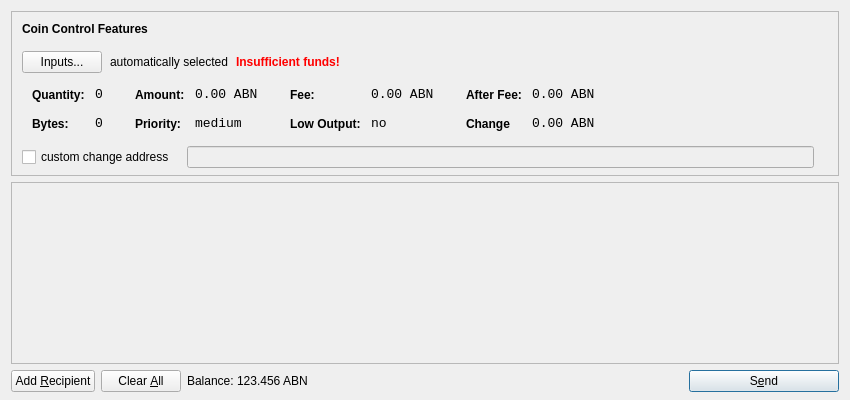
<?xml version="1.0" encoding="UTF-8"?>
<ui version="4.0">
 <class>SendCoinsDialog</class>
 <widget class="QDialog" name="SendCoinsDialog">
  <property name="geometry">
   <rect>
    <x>0</x>
    <y>0</y>
    <width>850</width>
    <height>400</height>
   </rect>
  </property>
  <property name="windowTitle">
   <string>Send Coins</string>
  </property>
  <layout class="QVBoxLayout" name="verticalLayout" stretch="0,1,0">
   <property name="bottomMargin">
    <number>8</number>
   </property>
   <item>
    <widget class="QFrame" name="frameCoinControl">
     <property name="sizePolicy">
      <sizepolicy hsizetype="Expanding" vsizetype="Expanding">
       <horstretch>0</horstretch>
       <verstretch>0</verstretch>
      </sizepolicy>
     </property>
     <property name="maximumSize">
      <size>
       <width>16777215</width>
       <height>16777215</height>
      </size>
     </property>
     <property name="frameShape">
      <enum>QFrame::StyledPanel</enum>
     </property>
     <property name="frameShadow">
      <enum>QFrame::Sunken</enum>
     </property>
     <layout class="QVBoxLayout" name="verticalLayoutCoinControl2">
      <property name="spacing">
       <number>-1</number>
      </property>
      <property name="leftMargin">
       <number>0</number>
      </property>
      <property name="topMargin">
       <number>0</number>
      </property>
      <property name="rightMargin">
       <number>0</number>
      </property>
      <property name="bottomMargin">
       <number>6</number>
      </property>
      <item>
       <layout class="QVBoxLayout" name="verticalLayoutCoinControl" stretch="0,0,0,0,1">
        <property name="spacing">
         <number>0</number>
        </property>
        <property name="leftMargin">
         <number>10</number>
        </property>
        <property name="topMargin">
         <number>10</number>
        </property>
        <item>
         <layout class="QHBoxLayout" name="horizontalLayoutCoinControl1">
          <property name="bottomMargin">
           <number>15</number>
          </property>
          <item>
           <widget class="QLabel" name="labelCoinControlFeatures">
            <property name="sizePolicy">
             <sizepolicy hsizetype="Preferred" vsizetype="Maximum">
              <horstretch>0</horstretch>
              <verstretch>0</verstretch>
             </sizepolicy>
            </property>
            <property name="font">
             <font>
              <weight>75</weight>
              <bold>true</bold>
             </font>
            </property>
            <property name="styleSheet">
             <string notr="true">font-weight:bold;</string>
            </property>
            <property name="text">
             <string>Coin Control Features</string>
            </property>
           </widget>
          </item>
         </layout>
        </item>
        <item>
         <layout class="QHBoxLayout" name="horizontalLayoutCoinControl2" stretch="0,0,0,0">
          <property name="spacing">
           <number>8</number>
          </property>
          <property name="bottomMargin">
           <number>10</number>
          </property>
          <item>
           <widget class="QPushButton" name="pushButtonCoinControl">
            <property name="styleSheet">
             <string notr="true"/>
            </property>
            <property name="text">
             <string>Inputs...</string>
            </property>
           </widget>
          </item>
          <item>
           <widget class="QLabel" name="labelCoinControlAutomaticallySelected">
            <property name="text">
             <string>automatically selected</string>
            </property>
            <property name="margin">
             <number>5</number>
            </property>
           </widget>
          </item>
          <item>
           <widget class="QLabel" name="labelCoinControlInsuffFunds">
            <property name="font">
             <font>
              <weight>75</weight>
              <bold>true</bold>
             </font>
            </property>
            <property name="styleSheet">
             <string notr="true">color:red;font-weight:bold;</string>
            </property>
            <property name="text">
             <string>Insufficient funds!</string>
            </property>
            <property name="margin">
             <number>5</number>
            </property>
           </widget>
          </item>
          <item>
           <spacer name="horizontalSpacerCoinControl">
            <property name="orientation">
             <enum>Qt::Horizontal</enum>
            </property>
            <property name="sizeHint" stdset="0">
             <size>
              <width>40</width>
              <height>1</height>
             </size>
            </property>
           </spacer>
          </item>
         </layout>
        </item>
        <item>
         <widget class="QWidget" name="widgetCoinControl" native="true">
          <property name="sizePolicy">
           <sizepolicy hsizetype="Preferred" vsizetype="Preferred">
            <horstretch>0</horstretch>
            <verstretch>0</verstretch>
           </sizepolicy>
          </property>
          <property name="minimumSize">
           <size>
            <width>0</width>
            <height>0</height>
           </size>
          </property>
          <property name="styleSheet">
           <string notr="true"/>
          </property>
          <layout class="QHBoxLayout" name="horizontalLayoutCoinControl5">
           <property name="margin">
            <number>0</number>
           </property>
           <item>
            <layout class="QHBoxLayout" name="horizontalLayoutCoinControl3" stretch="0,0,0,1">
             <property name="spacing">
              <number>20</number>
             </property>
             <property name="topMargin">
              <number>0</number>
             </property>
             <property name="bottomMargin">
              <number>10</number>
             </property>
             <item>
              <layout class="QFormLayout" name="formLayoutCoinControl1">
               <property name="horizontalSpacing">
                <number>10</number>
               </property>
               <property name="verticalSpacing">
                <number>14</number>
               </property>
               <property name="leftMargin">
                <number>10</number>
               </property>
               <property name="topMargin">
                <number>4</number>
               </property>
               <property name="rightMargin">
                <number>6</number>
               </property>
               <item row="0" column="0">
                <widget class="QLabel" name="labelCoinControlQuantityText">
                 <property name="styleSheet">
                  <string notr="true">font-weight:bold;</string>
                 </property>
                 <property name="text">
                  <string>Quantity:</string>
                 </property>
                 <property name="margin">
                  <number>0</number>
                 </property>
                </widget>
               </item>
               <item row="0" column="1">
                <widget class="QLabel" name="labelCoinControlQuantity">
                 <property name="font">
                  <font>
                   <family>Monospace</family>
                   <pointsize>10</pointsize>
                  </font>
                 </property>
                 <property name="cursor">
                  <cursorShape>IBeamCursor</cursorShape>
                 </property>
                 <property name="contextMenuPolicy">
                  <enum>Qt::ActionsContextMenu</enum>
                 </property>
                 <property name="text">
                  <string>0</string>
                 </property>
                 <property name="margin">
                  <number>0</number>
                 </property>
                 <property name="textInteractionFlags">
                  <set>Qt::LinksAccessibleByMouse|Qt::TextSelectableByKeyboard|Qt::TextSelectableByMouse</set>
                 </property>
                </widget>
               </item>
               <item row="1" column="0">
                <widget class="QLabel" name="labelCoinControlBytesText">
                 <property name="styleSheet">
                  <string notr="true">font-weight:bold;</string>
                 </property>
                 <property name="text">
                  <string>Bytes:</string>
                 </property>
                </widget>
               </item>
               <item row="1" column="1">
                <widget class="QLabel" name="labelCoinControlBytes">
                 <property name="font">
                  <font>
                   <family>Monospace</family>
                   <pointsize>10</pointsize>
                  </font>
                 </property>
                 <property name="cursor">
                  <cursorShape>IBeamCursor</cursorShape>
                 </property>
                 <property name="contextMenuPolicy">
                  <enum>Qt::ActionsContextMenu</enum>
                 </property>
                 <property name="text">
                  <string>0</string>
                 </property>
                 <property name="textInteractionFlags">
                  <set>Qt::LinksAccessibleByMouse|Qt::TextSelectableByKeyboard|Qt::TextSelectableByMouse</set>
                 </property>
                </widget>
               </item>
              </layout>
             </item>
             <item>
              <layout class="QFormLayout" name="formLayoutCoinControl2">
               <property name="horizontalSpacing">
                <number>10</number>
               </property>
               <property name="verticalSpacing">
                <number>14</number>
               </property>
               <property name="leftMargin">
                <number>6</number>
               </property>
               <property name="topMargin">
                <number>4</number>
               </property>
               <property name="rightMargin">
                <number>6</number>
               </property>
               <item row="0" column="0">
                <widget class="QLabel" name="labelCoinControlAmountText">
                 <property name="styleSheet">
                  <string notr="true">font-weight:bold;</string>
                 </property>
                 <property name="text">
                  <string>Amount:</string>
                 </property>
                 <property name="margin">
                  <number>0</number>
                 </property>
                </widget>
               </item>
               <item row="0" column="1">
                <widget class="QLabel" name="labelCoinControlAmount">
                 <property name="font">
                  <font>
                   <family>Monospace</family>
                   <pointsize>10</pointsize>
                  </font>
                 </property>
                 <property name="cursor">
                  <cursorShape>IBeamCursor</cursorShape>
                 </property>
                 <property name="contextMenuPolicy">
                  <enum>Qt::ActionsContextMenu</enum>
                 </property>
                 <property name="text">
                  <string>0.00 ABN</string>
                 </property>
                 <property name="textInteractionFlags">
                  <set>Qt::LinksAccessibleByMouse|Qt::TextSelectableByKeyboard|Qt::TextSelectableByMouse</set>
                 </property>
                </widget>
               </item>
               <item row="1" column="0">
                <widget class="QLabel" name="labelCoinControlPriorityText">
                 <property name="styleSheet">
                  <string notr="true">font-weight:bold;</string>
                 </property>
                 <property name="text">
                  <string>Priority:</string>
                 </property>
                </widget>
               </item>
               <item row="1" column="1">
                <widget class="QLabel" name="labelCoinControlPriority">
                 <property name="font">
                  <font>
                   <family>Monospace</family>
                   <pointsize>10</pointsize>
                  </font>
                 </property>
                 <property name="cursor">
                  <cursorShape>IBeamCursor</cursorShape>
                 </property>
                 <property name="contextMenuPolicy">
                  <enum>Qt::ActionsContextMenu</enum>
                 </property>
                 <property name="text">
                  <string>medium</string>
                 </property>
                 <property name="textInteractionFlags">
                  <set>Qt::LinksAccessibleByMouse|Qt::TextSelectableByKeyboard|Qt::TextSelectableByMouse</set>
                 </property>
                </widget>
               </item>
              </layout>
             </item>
             <item>
              <layout class="QFormLayout" name="formLayoutCoinControl3">
               <property name="horizontalSpacing">
                <number>10</number>
               </property>
               <property name="verticalSpacing">
                <number>14</number>
               </property>
               <property name="leftMargin">
                <number>6</number>
               </property>
               <property name="topMargin">
                <number>4</number>
               </property>
               <property name="rightMargin">
                <number>6</number>
               </property>
               <item row="0" column="0">
                <widget class="QLabel" name="labelCoinControlFeeText">
                 <property name="styleSheet">
                  <string notr="true">font-weight:bold;</string>
                 </property>
                 <property name="text">
                  <string>Fee:</string>
                 </property>
                 <property name="margin">
                  <number>0</number>
                 </property>
                </widget>
               </item>
               <item row="0" column="1">
                <widget class="QLabel" name="labelCoinControlFee">
                 <property name="font">
                  <font>
                   <family>Monospace</family>
                   <pointsize>10</pointsize>
                  </font>
                 </property>
                 <property name="cursor">
                  <cursorShape>IBeamCursor</cursorShape>
                 </property>
                 <property name="contextMenuPolicy">
                  <enum>Qt::ActionsContextMenu</enum>
                 </property>
                 <property name="text">
                  <string>0.00 ABN</string>
                 </property>
                 <property name="textInteractionFlags">
                  <set>Qt::LinksAccessibleByMouse|Qt::TextSelectableByKeyboard|Qt::TextSelectableByMouse</set>
                 </property>
                </widget>
               </item>
               <item row="1" column="0">
                <widget class="QLabel" name="labelCoinControlLowOutputText">
                 <property name="styleSheet">
                  <string notr="true">font-weight:bold;</string>
                 </property>
                 <property name="text">
                  <string>Low Output:</string>
                 </property>
                </widget>
               </item>
               <item row="1" column="1">
                <widget class="QLabel" name="labelCoinControlLowOutput">
                 <property name="font">
                  <font>
                   <family>Monospace</family>
                   <pointsize>10</pointsize>
                  </font>
                 </property>
                 <property name="cursor">
                  <cursorShape>IBeamCursor</cursorShape>
                 </property>
                 <property name="contextMenuPolicy">
                  <enum>Qt::ActionsContextMenu</enum>
                 </property>
                 <property name="text">
                  <string>no</string>
                 </property>
                 <property name="textInteractionFlags">
                  <set>Qt::LinksAccessibleByMouse|Qt::TextSelectableByKeyboard|Qt::TextSelectableByMouse</set>
                 </property>
                </widget>
               </item>
              </layout>
             </item>
             <item>
              <layout class="QFormLayout" name="formLayoutCoinControl4">
               <property name="horizontalSpacing">
                <number>10</number>
               </property>
               <property name="verticalSpacing">
                <number>14</number>
               </property>
               <property name="leftMargin">
                <number>6</number>
               </property>
               <property name="topMargin">
                <number>4</number>
               </property>
               <property name="rightMargin">
                <number>6</number>
               </property>
               <item row="0" column="0">
                <widget class="QLabel" name="labelCoinControlAfterFeeText">
                 <property name="styleSheet">
                  <string notr="true">font-weight:bold;</string>
                 </property>
                 <property name="text">
                  <string>After Fee:</string>
                 </property>
                 <property name="margin">
                  <number>0</number>
                 </property>
                </widget>
               </item>
               <item row="0" column="1">
                <widget class="QLabel" name="labelCoinControlAfterFee">
                 <property name="font">
                  <font>
                   <family>Monospace</family>
                   <pointsize>10</pointsize>
                  </font>
                 </property>
                 <property name="cursor">
                  <cursorShape>IBeamCursor</cursorShape>
                 </property>
                 <property name="contextMenuPolicy">
                  <enum>Qt::ActionsContextMenu</enum>
                 </property>
                 <property name="text">
                  <string>0.00 ABN</string>
                 </property>
                 <property name="textInteractionFlags">
                  <set>Qt::LinksAccessibleByMouse|Qt::TextSelectableByKeyboard|Qt::TextSelectableByMouse</set>
                 </property>
                </widget>
               </item>
               <item row="1" column="0">
                <widget class="QLabel" name="labelCoinControlChangeText">
                 <property name="styleSheet">
                  <string notr="true">font-weight:bold;</string>
                 </property>
                 <property name="text">
                  <string>Change</string>
                 </property>
                </widget>
               </item>
               <item row="1" column="1">
                <widget class="QLabel" name="labelCoinControlChange">
                 <property name="font">
                  <font>
                   <family>Monospace</family>
                   <pointsize>10</pointsize>
                  </font>
                 </property>
                 <property name="cursor">
                  <cursorShape>IBeamCursor</cursorShape>
                 </property>
                 <property name="contextMenuPolicy">
                  <enum>Qt::ActionsContextMenu</enum>
                 </property>
                 <property name="text">
                  <string>0.00 ABN</string>
                 </property>
                 <property name="textInteractionFlags">
                  <set>Qt::LinksAccessibleByMouse|Qt::TextSelectableByKeyboard|Qt::TextSelectableByMouse</set>
                 </property>
                </widget>
               </item>
              </layout>
             </item>
            </layout>
           </item>
          </layout>
         </widget>
        </item>
        <item>
         <layout class="QHBoxLayout" name="horizontalLayoutCoinControl4" stretch="0,0,0">
          <property name="spacing">
           <number>12</number>
          </property>
          <property name="sizeConstraint">
           <enum>QLayout::SetDefaultConstraint</enum>
          </property>
          <property name="topMargin">
           <number>5</number>
          </property>
          <property name="rightMargin">
           <number>5</number>
          </property>
          <item>
           <widget class="QCheckBox" name="checkBoxCoinControlChange">
            <property name="text">
             <string>custom change address</string>
            </property>
           </widget>
          </item>
          <item>
           <widget class="QLineEdit" name="lineEditCoinControlChange">
            <property name="enabled">
             <bool>false</bool>
            </property>
            <property name="sizePolicy">
             <sizepolicy hsizetype="Expanding" vsizetype="Fixed">
              <horstretch>0</horstretch>
              <verstretch>0</verstretch>
             </sizepolicy>
            </property>
           </widget>
          </item>
          <item>
           <widget class="QLabel" name="labelCoinControlChangeLabel">
            <property name="sizePolicy">
             <sizepolicy hsizetype="Preferred" vsizetype="Expanding">
              <horstretch>0</horstretch>
              <verstretch>0</verstretch>
             </sizepolicy>
            </property>
            <property name="minimumSize">
             <size>
              <width>0</width>
              <height>0</height>
             </size>
            </property>
            <property name="text">
             <string/>
            </property>
            <property name="margin">
             <number>3</number>
            </property>
           </widget>
          </item>
         </layout>
        </item>
        <item>
         <spacer name="verticalSpacerCoinControl">
          <property name="orientation">
           <enum>Qt::Vertical</enum>
          </property>
          <property name="sizeHint" stdset="0">
           <size>
            <width>800</width>
            <height>1</height>
           </size>
          </property>
         </spacer>
        </item>
       </layout>
      </item>
     </layout>
    </widget>
   </item>
   <item>
    <widget class="QScrollArea" name="scrollArea">
     <property name="widgetResizable">
      <bool>true</bool>
     </property>
     <widget class="QWidget" name="scrollAreaWidgetContents">
      <property name="geometry">
       <rect>
        <x>0</x>
        <y>0</y>
        <width>830</width>
        <height>165</height>
       </rect>
      </property>
      <layout class="QVBoxLayout" name="verticalLayout_2">
       <property name="margin">
        <number>0</number>
       </property>
       <item>
        <layout class="QVBoxLayout" name="entries">
         <property name="spacing">
          <number>6</number>
         </property>
        </layout>
       </item>
       <item>
        <spacer name="verticalSpacer">
         <property name="orientation">
          <enum>Qt::Vertical</enum>
         </property>
         <property name="sizeHint" stdset="0">
          <size>
           <width>20</width>
           <height>40</height>
          </size>
         </property>
        </spacer>
       </item>
      </layout>
     </widget>
    </widget>
   </item>
   <item>
    <layout class="QHBoxLayout" name="horizontalLayout">
     <item>
      <widget class="QPushButton" name="addButton">
       <property name="toolTip">
        <string>Send to multiple recipients at once</string>
       </property>
       <property name="text">
        <string>Add &amp;Recipient</string>
       </property>
       <property name="icon">
        <iconset resource="../bitcoin.qrc">
         <normaloff>:/icons/add</normaloff>:/icons/add</iconset>
       </property>
       <property name="autoDefault">
        <bool>false</bool>
       </property>
      </widget>
     </item>
     <item>
      <widget class="QPushButton" name="clearButton">
       <property name="sizePolicy">
        <sizepolicy hsizetype="Minimum" vsizetype="Fixed">
         <horstretch>0</horstretch>
         <verstretch>0</verstretch>
        </sizepolicy>
       </property>
       <property name="toolTip">
        <string>Remove all transaction fields</string>
       </property>
       <property name="text">
        <string>Clear &amp;All</string>
       </property>
       <property name="icon">
        <iconset resource="../bitcoin.qrc">
         <normaloff>:/icons/remove</normaloff>:/icons/remove</iconset>
       </property>
       <property name="autoRepeatDelay">
        <number>300</number>
       </property>
       <property name="autoDefault">
        <bool>false</bool>
       </property>
      </widget>
     </item>
     <item>
      <layout class="QHBoxLayout" name="horizontalLayout_2">
       <property name="spacing">
        <number>3</number>
       </property>
       <item>
        <widget class="QLabel" name="label">
         <property name="sizePolicy">
          <sizepolicy hsizetype="Preferred" vsizetype="Fixed">
           <horstretch>0</horstretch>
           <verstretch>0</verstretch>
          </sizepolicy>
         </property>
         <property name="text">
          <string>Balance:</string>
         </property>
        </widget>
       </item>
       <item>
        <widget class="QLabel" name="labelBalance">
         <property name="sizePolicy">
          <sizepolicy hsizetype="Preferred" vsizetype="Fixed">
           <horstretch>0</horstretch>
           <verstretch>0</verstretch>
          </sizepolicy>
         </property>
         <property name="cursor">
          <cursorShape>IBeamCursor</cursorShape>
         </property>
         <property name="text">
          <string>123.456 ABN</string>
         </property>
         <property name="textInteractionFlags">
          <set>Qt::LinksAccessibleByMouse|Qt::TextSelectableByKeyboard|Qt::TextSelectableByMouse</set>
         </property>
        </widget>
       </item>
      </layout>
     </item>
     <item>
      <spacer name="horizontalSpacer">
       <property name="orientation">
        <enum>Qt::Horizontal</enum>
       </property>
       <property name="sizeHint" stdset="0">
        <size>
         <width>40</width>
         <height>20</height>
        </size>
       </property>
      </spacer>
     </item>
     <item>
      <widget class="QPushButton" name="sendButton">
       <property name="minimumSize">
        <size>
         <width>150</width>
         <height>0</height>
        </size>
       </property>
       <property name="toolTip">
        <string>Confirm the send action</string>
       </property>
       <property name="text">
        <string>S&amp;end</string>
       </property>
       <property name="icon">
        <iconset resource="../bitcoin.qrc">
         <normaloff>:/icons/send</normaloff>:/icons/send</iconset>
       </property>
       <property name="default">
        <bool>true</bool>
       </property>
      </widget>
     </item>
    </layout>
   </item>
  </layout>
 </widget>
 <resources>
  <include location="../bitcoin.qrc"/>
 </resources>
 <connections/>
</ui>
